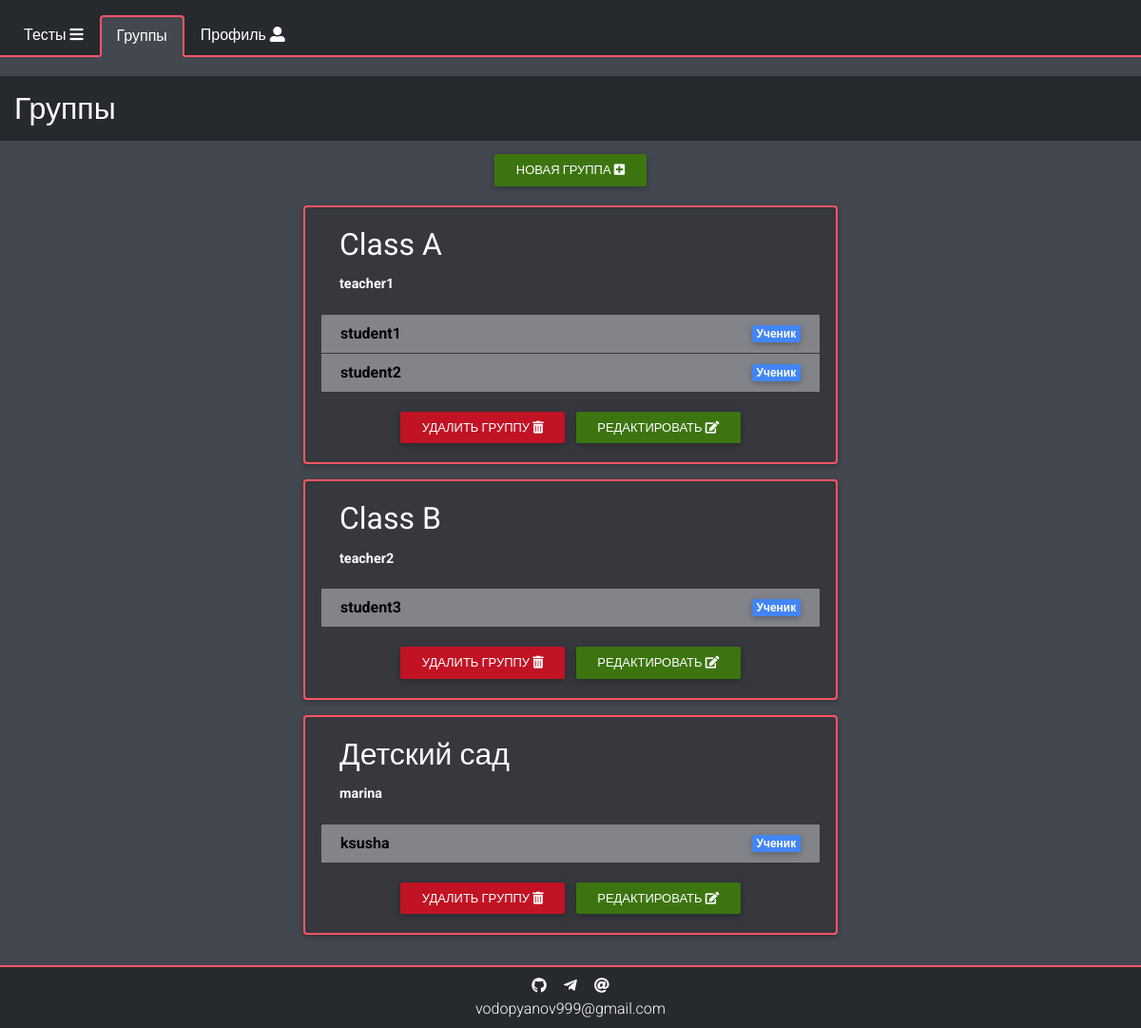
The app's page /groups (signed in) with its own data.
### data/groups.py (models this page shows, shortened)
class Group(SqlAlchemyBase):
    __tablename__ = 'groups'
    id = sqlalchemy.Column(sqlalchemy.Integer,
                           primary_key=True, autoincrement=True)
    name = sqlalchemy.Column(sqlalchemy.Text, nullable=True)
    creator_id = sqlalchemy.Column(sqlalchemy.Integer, sqlalchemy.ForeignKey("users.id"))
    creator = orm.relation("User")
    users = orm.relation("User",
                         secondary="groups_to_users")
    tests = orm.relation("Test",
                         secondary="groups_to_tests",
                         backref="group")

### data/users.py (models this page shows, shortened)
class User(SqlAlchemyBase, UserMixin):
    __tablename__ = 'users'
    id = sqlalchemy.Column(sqlalchemy.Integer,
                           primary_key=True, autoincrement=True)
    nickname = sqlalchemy.Column(sqlalchemy.String, unique=True, nullable=False)
    hashed_password = sqlalchemy.Column(sqlalchemy.String, nullable=True)
    creator_id = sqlalchemy.Column(sqlalchemy.Integer, sqlalchemy.ForeignKey("users.id"))
    type_id = sqlalchemy.Column(sqlalchemy.Integer,
                                sqlalchemy.ForeignKey("user_types.id"), default=3)
    secret_code = sqlalchemy.Column(sqlalchemy.String, nullable=False)
    chat_id = sqlalchemy.Column(sqlalchemy.Integer, nullable=True, default=0)
    results = orm.relation("Result", back_populates='user')
    user_type = orm.relation("UserType")
    notifications = orm.relation("Notification", back_populates='user')
    created = orm.relation("User")
    tests = orm.relation("Test", back_populates='creator')
    created_groups = orm.relation("Group", back_populates='creator')
    groups = orm.relation("Group",
                          secondary="groups_to_users")

### data/user_type.py (models this page shows, shortened)
class UserType(SqlAlchemyBase, UserMixin):
    __tablename__ = 'user_types'
    id = sqlalchemy.Column(sqlalchemy.Integer,
                           primary_key=True, autoincrement=True)
    name = sqlalchemy.Column(sqlalchemy.String, nullable=False)
    users = orm.relation("User", back_populates="user_type")

### main.py (the view)
@app.route("/groups")
@login_required
def get_groups():
    try:
        code = 0
        db = db_session.create_session()
        groups = db.query(Group).all()
        if current_user.type_id == 3:
            groups = list(group for group in groups if current_user in group.users)
        if not groups:
            code = 1
        return render_template("all_groups.html",
                               title='Группы',
                               groups=groups,
                               other="/groups",
                               other_title='Группы',
                               code=code)
    except sa.orm.exc.DetachedInstanceError:
        return redirect("/groups")

### data/db_session.py (called while the page is built)
def create_session() -> Session:
    global __factory
    return __factory()

### main.py (called while the page is built)
@login_manager.user_loader
def load_user(user_id):
    session = db_session.create_session()
    session.expire_on_commit = False
    return session.query(User).get(user_id)

### templates/all_groups.html (shortened to what this page needs)
{% extends "base.html" %}
{% block content %}
<div class="row">
    <h2 class="header col-12">{{title}}</h2>
    {% if current_user.type_id in (1, 2) %}
    <div class="col-12 text-center mb-3">
        <a href="/create_group" class="m-1 mx-auto btn btn-success">Новая группа <i class="fas fa-plus-square"></i></a>
    </div>
    {% endif %}
    {% if code == 0%}
    <div class="col-12 col-md-10 col-lg-8 col-xl-6 mx-auto">
        {% for group in groups %}
        <div class="group-container mx-auto px-1 pb-3" id="{{group.id}}">
            <div class="card px-3 py-0">
                <div class="card-body align-items-center">
                    <h2 class="card-title d-flex justify-content-between align-items-center">
                        {{group.name}}
                    </h2>
                    <p class="card-text {% if current_user == group.creator %}list-item-dark font-light no-hover p-1 rounded {% endif %}">
                        <b>
                            {{group.creator.nickname}}
                        </b>
                    </p>
                </div>
                <ul class="list list-group pb-3">
                    {% if group.users %}
                        {% for user in group.users %}
                        <li class="list-group-item py-2 d-flex justify-content-between align-items-center
                        ">
                            <b>
                                {% if current_user == user or user in current_user.created or current_user.type_id == 1 %}
                                <a class="{% if current_user == user %} font-light {% else %} font-dark {% endif %}"
                                    href="/user_statistics/{{user.id}}">
                                    {{user.nickname}}{% if current_user == user %}(Вы){% endif %}
                                </a>
                                {% else %}
                                    {{user.nickname}}{% if current_user == user %}(Вы){% endif %}
                                {% endif %}
                            </b>
                            <span class="badge badge-primary">{{user.user_type.name}}</span>
                        </li>
                        {% endfor %}
                    {% else %}
                        <li class="list-group-item danger py-2">Пользователей ещё нет</li>
                    {% endif %}
                </ul>
                {% if current_user.type_id == 1 or current_user == group.creator %}
                <div class="text-center mb-3">
                    <a href="/delete_group/{{group.id}}" class="m-1 btn btn-danger">Удалить группу <i class="fas fa-trash-alt"></i></a>
                    <a href="/groups/{{group.id}}" class="m-1 btn btn-success">Редактировать <i class="fas fa-edit"></i></a>
                </div>
                {% elif current_user.type_id != 3 %}
                <div class="text-center mb-3">
                    <a href="/groups/{{group.id}}" class="m-1 btn btn-primary">Просмотреть <i class="fas fa-eye"></i></a>
                </div>
                {% endif %}
            </div>
        </div>
        {% endfor %}
        {% elif code == 1%}
        <h4 class="header col-12 header-alert">
            Вы не добавлены ни в одну группу
        </h4>
        {% endif %}
    </div>
</div>
{% endblock %}

### static/css/variables.css (style rules this page uses)
:root { --a: #26292e; --b: #ff5564; --c: #36383e; --d: #60636a; --e: #51535c; --f: #82848a; --g: #43474f; --background: var(--g); --font-dark: #000; --font-light: #fff; --link-font: #44a4ff; --test-border: var(--a); --test-font: #fff; --test-description-font: #d8d8d8; --test-background: var(--d); --question-border: var(--a); --question-border-chosen: var(--b); --question-background: var(--c); --question-answer-background: var(--f); --question-chosen: #659e3a; --question-font: #fff; --question-font-header: #e0e0e0; --question-answer-font: #000; --result-border: var(--f); --result-background-dark: var(--a); --result-background-light: var(--c); --result-font: #fff; --result-correct: #629c53; --result-incorrect: #7d4949; --result-font-correct: #fff; --nav-border: var(--b); --nav-border-hover: var(--a); --nav-border-width: 2px; --nav-background: var(--a); --nav-background-active: var(--g); --nav-background-hover: var(--c); --nav-font: #fff; --nav-font-active: #fff; --nav-font-hover: #fff; --list-item-border: var(--c); --list-item-font: #fff; --list-item-notification-font: #fff; --list-item-notification-font-hover: #fafafa; --list-item-dark-font-hover: #000; --list-item-background: var(--f); --list-item-background-dark: var(--e); --list-item-notification-background: var(--d); --list-item-notification-background-hover: var(--f); --list-item-background-dark-hover: var(--f); --list-item-profile-font-hover: #fff; --list-item-profile-background-hover: var(--f); --list-item-danger: #dc3545; --header-background: var(--a); --header-alert-background: #59739e; --header-font: #fff; --success: #3c7510; --btn-danger: #c11324; --delete-link: #b70000; --contacts-background: var(--a); --contacts-font: #fff; --contacts-font-hover: #aaa; --card-background: var(--c); --card-border: var(--b); --card-font: #fff; }

### static/css/list-items.css (style rules this page uses)
.list-group-item { background-color: var(--list-item-background); border-color: var(--list-item-border); margin: 0; cursor: default; }
.list-group-item a { text-decoration: none; }

### static/css/utilities.css (style rules this page uses)
html { overflow: auto; }
body { background-color: var(--background); overflow-y: scroll; overflow-x: hidden; font-family: "Roboto",sans-serif; font-weight: 300; }
.font-dark { color: var(--font-dark)!important; }
.header { margin-top: 20px; padding: 15px; background-color: var(--header-background); margin-bottom: 10px; color: var(--header-font); }
.card-text { cursor: default; }
.btn { padding: .44rem 1.4rem; }
.btn-danger { background-color: var(--btn-danger)!important; }
.btn-success { background-color: var(--success)!important; border: var(--success)!important; }
.card-title, .card-text { color: var(--card-font)!important; }
.card { background-color: var(--card-background); border: 2px solid var(--card-border); }

### records on screen
Group: name "Class A", creator.nickname "teacher1"
User: nickname "student1", user_type.name "Ученик"
User: nickname "student2", user_type.name "Ученик"
Group: name "Class B", creator.nickname "teacher2"
User: nickname "student3", user_type.name "Ученик"
Group: name "Детский сад", creator.nickname "marina"
User: nickname "ksusha", user_type.name "Ученик"

### other values on screen
{{ other_title }} "Группы"
{{ title }} "Группы"
